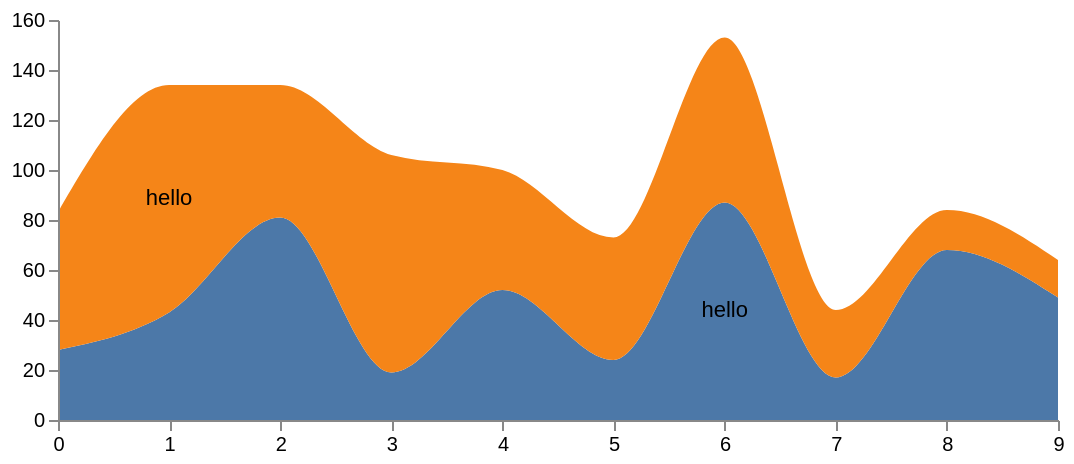

This figure's Vega-Lite source:
### Vega specification from a JSON file in a GitHub repository (floating-point values rounded to 4 significant figures)
{"$schema": "https://vega.github.io/schema/vega/v4.json", "width": 500, "height": 200, "padding": 5, "data": [{"name": "table", "values": [{"x": 0, "y": 28, "c": 0}, {"x": 0, "y": 55, "c": 1}, {"x": 1, "y": 43, "c": 0}, {"x": 1, "y": 91, "c": 1}, {"x": 2, "y": 81, "c": 0}, {"x": 2, "y": 53, "c": 1}, {"x": 3, "y": 19, "c": 0}, {"x": 3, "y": 87, "c": 1}, {"x": 4, "y": 52, "c": 0}, {"x": 4, "y": 48, "c": 1}, {"x": 5, "y": 24, "c": 0}, {"x": 5, "y": 49, "c": 1}, {"x": 6, "y": 87, "c": 0}, {"x": 6, "y": 66, "c": 1}, {"x": 7, "y": 17, "c": 0}, {"x": 7, "y": 27, "c": 1}, {"x": 8, "y": 68, "c": 0}, {"x": 8, "y": 16, "c": 1}, {"x": 9, "y": 49, "c": 0}, {"x": 9, "y": 15, "c": 1}], "transform": [{"type": "stack", "groupby": ["x"], "sort": {"field": "c"}, "field": "y"}]}], "scales": [{"name": "x", "type": "point", "range": "width", "domain": {"data": "table", "field": "x"}}, {"name": "y", "type": "linear", "range": "height", "nice": true, "zero": true, "domain": {"data": "table", "field": "y1"}}, {"name": "color", "type": "ordinal", "range": "category", "domain": {"data": "table", "field": "c"}}], "axes": [{"orient": "bottom", "scale": "x", "zindex": 1}, {"orient": "left", "scale": "y", "zindex": 1}], "marks": [{"type": "group", "name": "group", "from": {"facet": {"name": "series", "data": "table", "groupby": "c"}}, "marks": [{"type": "area", "from": {"data": "series"}, "encode": {"enter": {"interpolate": {"value": "monotone"}, "x": {"scale": "x", "field": "x"}, "y": {"scale": "y", "field": "y0"}, "y2": {"scale": "y", "field": "y1"}, "fill": {"scale": "color", "field": "c"}}, "update": {"fillOpacity": {"value": 1}}, "hover": {"fillOpacity": {"value": 0.5}}}}]}, {"type": "text", "name": "hi", "from": {"data": "group"}, "encode": {"enter": {"text": {"value": "hello"}}}, "transform": [{"type": "label", "size": [500, 200], "anchors": ["middle"]}]}]}
